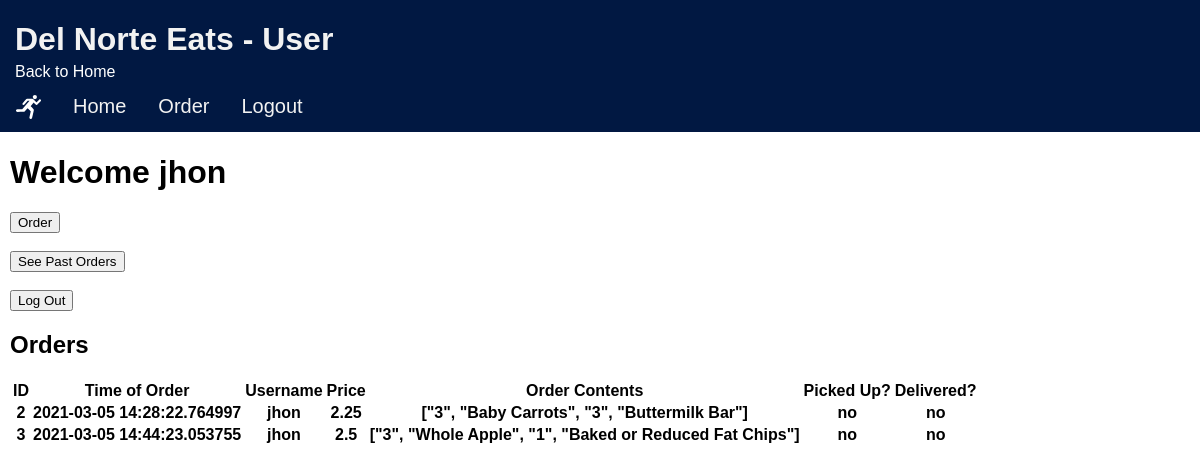
Screenshot of /easter_egg/ (signed in) with the database file from the repository.
### models/module.py (models this page shows, shortened)
class userDN(db.Model, UserMixin):
    id = db.Column(db.Integer, primary_key=True)
    username = db.Column(db.String(15), unique=True)
    email = db.Column(db.String(50))
    password = db.Column(db.String(80))
    program = db.Column(db.String(50))
    pass

class orderEE(db.Model):
    id = db.Column(db.Integer, nullable=True)
    username = db.Column(db.String(15))
    price = db.Column(db.Integer, unique=False, nullable=False)
    order_contents = db.Column(db.String(1000), unique=False, nullable=False)
    time = db.Column(db.DateTime, primary_key=True)
    picked_up = db.Column(db.DateTime)
    delivered = db.Column(db.DateTime)
    pass

### views/easter_egg/view.py (the view)
@easter_egg_bp.route('/')
def index():
    user_type = 'user'
    result = dash_handel()
    return result

### models/login.py (called while the page is built)
@login_manager.user_loader
def load_user_DN(user_id):
    return userDN.query.get(int(user_id))

### views/easter_egg/view.py (called while the page is built)
def per_user():
    if current_user.is_anonymous:
        username = 'Guest'
    else:
        username = current_user.username
    order_user = []
    orders = orderEE.query.filter_by(username=username).all()
    for order in orders:
        order_dn_dict = {'id': order.id,'username': order.username, 'price': order.price, 'order contents': order.order_contents,
                         'time': order.time, 'picked up': order.picked_up, 'delivered': order.picked_up}
        order_user.append(order_dn_dict)
    return order_user

def dash_handel():
    order_user = per_user()
    if current_user.is_anonymous:
        return render_template('easter_egg/user_dashboard_guest.html', user_type=user_type, order_table=order_user)
    else:
        return render_template('easter_egg/user_dashboard_authen.html', user_type=user_type, order_table=order_user)

### views/easter_egg/templates/easter_egg/user_dashboard_authen.html (shortened to what this page needs)
{% extends 'easter_egg/base_egg.html' %}
{% block content %}
<div class="margin_1">
    <h1>Welcome <span>{{current_user.username}}</span></h1>
    <a href="{{url_for('easter_egg_bp.singlepage_form')}}"><button>Order</button></a>
    <br>
    <br>
    <a href="{{url_for('easter_egg_bp.image_map_user')}}"><button>See Past Orders</button></a>
    <br>
    <br>
    <form action={{url_for('easter_egg_bp.logout')}} method="post"><input type="submit" value="Log Out"></form>
    <h2>Orders</h2>
    <table id="order_table">
        <tr>
            <th>ID</th>
            <th>Time of Order</th>
            <th>Username</th>
            <th>Price</th>
            <th>Order Contents</th>
            <th>Picked Up?</th>
            <th>Delivered?</th>
        </tr>
        {% for row in order_table %}
        <tr>
            <th>{{ row['id'] }}</th>
            <th>{{ row['time'] }}</th>
            <th>{{ row['username'] }}</th>
            <th>{{ row['price'] }}</th>
            <th>{{ row['order contents'] }}</th>
            <th>
                {% if row['picked up'] == row['time'] %}
                    no
                {% else %}
                    yes
                {% endif %}
            </th>
            <th>
                {% if row['delivered'] == row['time'] %}
                no
                {% else %}
                yes
                {% endif %}
            </th>
        </tr>
        {% endfor %}
    </table>
</div>
{% endblock %}

### views/easter_egg/templates/easter_egg/base_egg.html (style rules this page uses)
body { margin: 0; font-family: Arial, Helvetica, sans-serif; overflow-x: hidden; }

### views/easter_egg/templates/easter_egg/user_dashboard_authen.html (style rules this page uses)
.margin_1 { margin-left: 10px; }

### rows the page displays
userDN: username "jhon"
orderEE: id "2", time "2021-03-05 14:28:22.764997", username "jhon", price "2.25", order_contents "[\"3\", \"Baby Carrots\", \"3\", \"Buttermilk Bar\"]", shows "no"
orderEE: id "3", time "2021-03-05 14:44:23.053755", username "jhon", price "2.5", order_contents "[\"3\", \"Whole Apple\", \"1\", \"Baked or Reduced Fat Chips\"]", shows "no"
